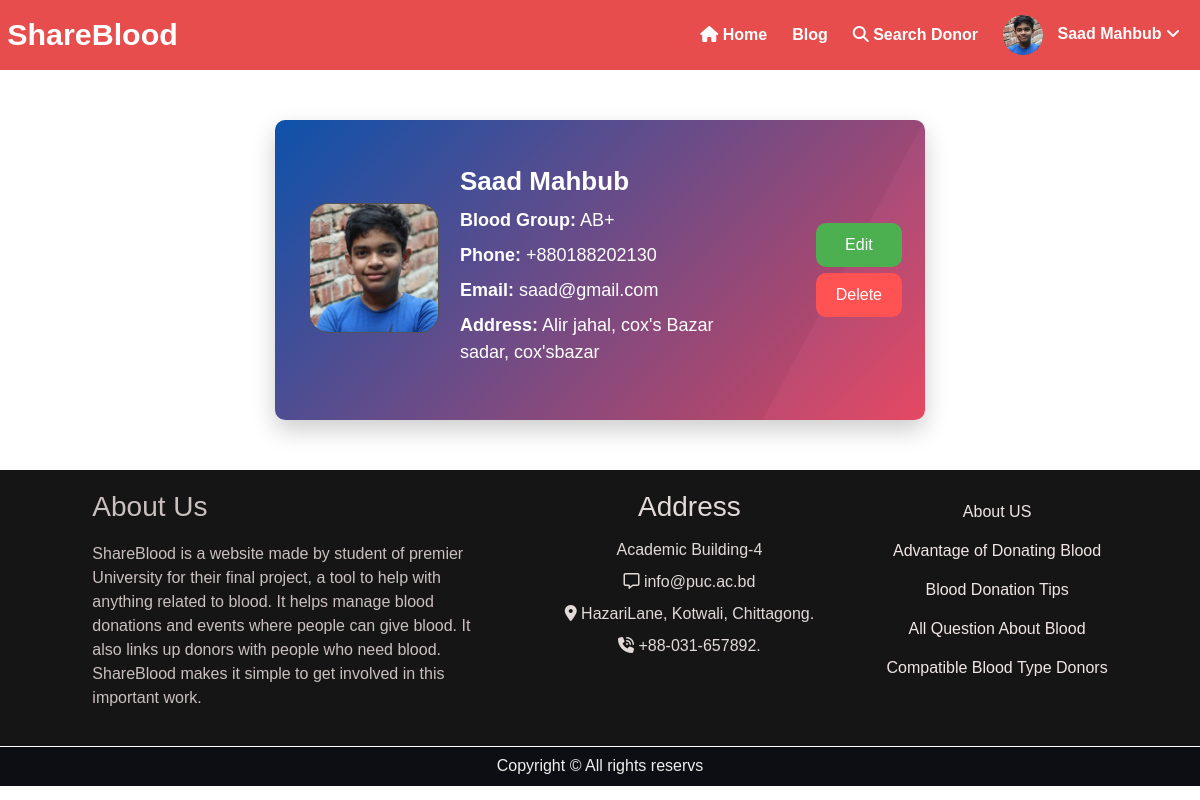
Screenshot of /profile (signed in) with the database file from the repository.
### bloodology/models.py (models this page shows, shortened)
class UserProfile(models.Model):
        user = models.OneToOneField(User, on_delete=models.CASCADE)
        name = models.CharField(max_length=150)
        blood_group = models.CharField(max_length=5)
        phone_number = models.CharField(max_length=15)
        address = models.CharField(max_length=250)
        profile_img = models.ImageField(upload_to='Images')
        otp = models.CharField(max_length=6, blank=True, null=True)  # Store OTP
        otp_expiration = models.DateTimeField(blank=True, null=True)  # Expiration time for OTP

### bloodology/views.py (the view)
# urls.py: path('profile',views.user_profile,name='profile'),
@login_required
def user_profile(request):
    profile = get_object_or_404(UserProfile, user=request.user)
    return render(request, 'bloodology/user_profile.html',{'profile': profile})

### bloodology/templates/bloodology/user_profile.html (shortened to what this page needs)
{% extends 'bloodology/base.html' %}
{% load static %}
{% block content %}
<div class="dp_card">
    <div class="profile-card-unique">
        <div class="profile-img-unique">
            <img src="{{ profile.profile_img.url }}" alt="Donor Image" class="donor-image">
        </div>
        <div class="profile-info-unique">
            <h2 class="profile-name-unique">{{ profile.name }}</h2>
            <p class="profile-blood-group-unique"><b>Blood Group:</b> {{ profile.blood_group }}</p>
            <p class="profile-phone-unique"><b>Phone:</b> {{ profile.phone_number }}</p>
            <p class="profile-phone-unique"><b>Email:</b> {{ profile.user.email }}</p>
            <p class="profile-address-unique"><b>Address:</b> {{ profile.address }}</p>
        </div>
        <div class="profile-actions-unique">
            <button class="btn-unique edit-btn-unique"><a href="{% url 'updateProfile' user.id %}">Edit</a></button>
            <button class="btn-unique delete-btn-unique" onclick="showConfirmation()">Delete</button>
        </div>
    </div>
</div>
{% endblock content %}

### bloodology/templates/bloodology/base.html (shortened to what this page needs)
<!DOCTYPE html>
{% load static %}
<html lang="en">
<head>
    <link rel="stylesheet" href="{% static 'bloodology/css/style.css' %}">
    <link rel="stylesheet" href="{% static 'bloodology/css/bootstrap.css' %}">
</head>
<body>
    <div class="navigation">
        <div class="nav-left">
            <div class="nav-logo">
                <a href="{% url 'home' %}">ShareBlood</a>
            </div>
        </div>
        <div class="nav-right" id="nav-right">
            <a href="{% url 'home' %}"><i class="fa-solid fa-house"></i> Home</a>
            <a href="{% url 'blogapost' %}">Blog</a>
            <a href="{% url 'All_Donors' %}"><i class="fa-solid fa-search"></i> Search Donor</a>
            {% if request.user.is_authenticated %}
            <div class="user-dropdown">
                <a href="#" class="user-profile" onclick="toggleDropdown(event)">
                    {% if request.user.userprofile %}
                    <img src="{{ request.user.userprofile.profile_img.url }}" alt="Profile Image" class="dprofile-img">
                    {{ request.user.userprofile.name }} <i class='fas fa-angle-down'></i>
                    {% else %}
                    <img src="{% static 'bloodology/image/image.png' %}" alt="Admin" class="dprofile-img">
                    Admin Profile <i class='fas fa-angle-down'></i>
                    {% endif %}
                </a>
            </div>
            {% else %}
            <a href="{% url 'signUp' %}"><i class="fa-solid fa-user-plus"></i> SignUp</a>
            <a href="{% url 'login' %}"><i class="fas fa-sign-in"></i> Login</a>
            {% endif %}
        </div>
    </div>
    {% block content %}
    {% endblock content %}
    <div class="footer">
        <div class="footer-2">
            <div >
                <div class="about">
                    <h3>About Us</h3>
                    <p>ShareBlood is a website made by student of premier University for their final project, a tool to help with anything related to blood. It helps manage blood donations and events where people can give blood. It also links up donors with people who need blood. ShareBlood makes it simple to get involved in this important work.</p>
                </div>
            </div>
            <div class="address">
                <h3>Address</h3>
                <p>Academic Building-4</p>
                <p><i class="fa-regular fa-message"></i> info@puc.ac.bd</p>
                <p><i class="fa-solid fa-location-dot"></i> HazariLane, Kotwali, Chittagong.</p>
                <p><i class="fa-solid fa-phone-volume"></i> +88-031-657892.</p>
            </div>
            <div class="msg">
                <div class="advantage">
                    <h4><a href="{% url 'About' %}">About US</a></h4>
                    <h4><a href="{% url 'advantage' %}">Advantage of Donating Blood</a></h4>
                    <h4><a href="{% url 'Blood_Donation_Tips' %}">Blood Donation Tips</a></h4>
                    <h4><a href="{% url 'AboutBdonation' %}">All Question About Blood</a></h4>
                    <h4><a href="{% url 'Compatible' %}">Compatible Blood Type Donors</a></h4>
                </div>
            </div>
        </div>
        <div class="copyright">
            Copyright © All rights reservs
        </div>
    </div>
</body>
</html>

### static/bloodology/css/style.css (style rules this page uses)
* { margin: 0; border: border-box; font-family: sans-serif; }
.navigation { height: 70px; background-color: rgb(231, 77, 77); display: flex; justify-content: space-between; align-items: center; padding: 0 20px; position: relative; }
.nav-left, .nav-right { display: flex; align-items: center; }
.nav-logo { height: 65px; width: 120px; margin-right: 20px; display: flex; align-items: center; justify-content: center; padding-left: 10px; }
.nav-logo a { font-size: 1.9rem; font-weight: 50px; color: white; }
.navigation a { text-decoration: none; color: rgb(255, 255, 255); font-weight: 550; margin-left: 15px; }
.nav-right a { margin-left: 25px; }
.dprofile-img { width: 40px; height: 40px; border-radius: 50%; object-fit: cover; margin-right: 10px; vertical-align: middle; }
.user-dropdown { position: relative; }
.nav-right { display: flex; }
.donor-image { margin-top: 10px; margin-left: 16px; width: 90px; height: 90px; border-radius: 50%; border: 2px solid #ee5757; position: absolute; top: 10px; left: 45%; transform: translateX(-50%); }
.advantage h4 a { text-decoration: none; color: rgb(241, 230, 230); line-height: 25px; font-size: medium; }
.about { width: 400px; }
.footer-2 { padding: 20px; display: flex; justify-content: space-evenly; align-items: flex-start; flex-wrap: wrap; background-color: rgb(22, 21, 21); color: rgb(202, 192, 192); }
.footer-2 h3 { padding-bottom: 10px; }
.address { text-align: center; line-height: 15px; color: rgb(226, 217, 217); }
.advantage { display: flex; flex-direction: column; align-items: center; }
.advantage h4 { margin: 5px 0; }
.copyright { display: flex; align-items: center; justify-content: center; border-top: 1px solid white; background-color: rgb(13, 13, 20); height: 40px; color: rgb(238, 238, 238); }
.dp_card { display: flex; align-items: center; flex-direction: column; margin-top: 50px; margin-bottom: 50px; }
.profile-card-unique { display: flex; flex-direction: row; width: 650px; height: 300px; background: linear-gradient(135deg, #0e56b4, #e64862); border-radius: 10px; overflow: hidden; align-items: center; color: white; box-shadow: 0 10px 25px rgba(0, 0, 0, 0.2); position: relative; }
.profile-img-unique { display: flex; align-items: center; justify-content: center; position: relative; z-index: 1; padding: 10px; height: 100%; }
.profile-img-unique img { width: 130px; height: 130px; border-radius: 15%; border: 1px solid #555252; object-fit: cover; display: block; margin-left: 90px; margin-top: 73px; }
.profile-info-unique { flex: 2; padding: 20px 30px; position: relative; z-index: 2; margin-left: 135px; }
.profile-info-unique b { color: #ffffff; }
.profile-name-unique { font-size: 26px; font-weight: bold; margin-bottom: 10px; }
.profile-blood-group-unique, .profile-phone-unique, .profile-address-unique { font-size: 18px; margin-bottom: 8px; }
.profile-actions-unique { display: flex; flex-direction: column; justify-content: space-around; padding: 20px; z-index: 2; }
.profile-actions-unique a { text-decoration: none; color: white; }
.btn-unique { padding: 10px 20px; border: none; border-radius: 10px; cursor: pointer; margin: 3px; transition: transform 0.2s ease, box-shadow 0.2s ease; }
.edit-btn-unique { background-color: #4caf50; color: white; }
.delete-btn-unique { background-color: #ff5252; color: white; }
.profile-card-unique::before { content: ''; position: absolute; top: 0; left: 0; width: 100%; height: 100%; background: rgba(0, 0, 0, 0.05); clip-path: polygon(0 0, 100% 0, 75% 100%, 0 100%); z-index: 1; }

### rows the page displays
UserProfile: profile_img (picture), name "Saad Mahbub", blood_group "AB+", phone_number "+880188202130", user.email "saad@gmail.com", address "Alir jahal, cox's Bazar sadar, cox'sbazar"

### other values shown
{{ request.user.userprofile.name }} "Saad Mahbub"
